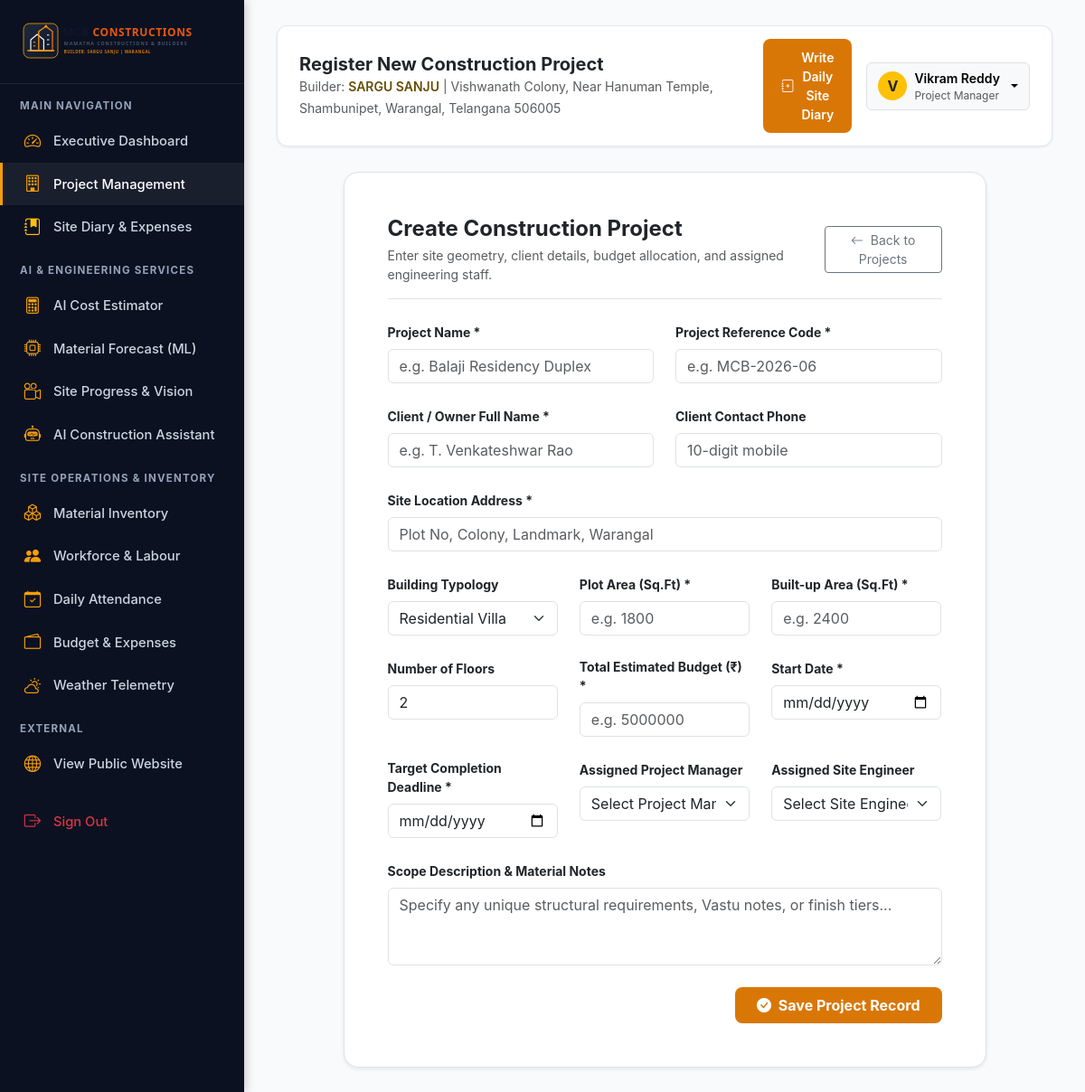
The page /projects/new (signed in) on the database its author committed.
### tables this page shows
CREATE TABLE users (
        id INTEGER PRIMARY KEY AUTOINCREMENT,
        username TEXT UNIQUE NOT NULL,
        email TEXT UNIQUE NOT NULL,
        password_hash TEXT NOT NULL,
        full_name TEXT NOT NULL,
        role TEXT NOT NULL CHECK(role IN ('Administrator', 'Project Manager', 'Site Engineer', 'Inventory Manager')),
        phone TEXT,
        created_at TIMESTAMP DEFAULT CURRENT_TIMESTAMP
    );

### routes/projects.py (the view, shortened to what this page needs)
@projects_bp.route('/projects/new', methods=['GET', 'POST'])
@login_required
@role_required(['Administrator', 'Project Manager'])
def create_project():
    conn = get_db_connection()
    users = conn.execute("SELECT id, full_name, role FROM users").fetchall()
    conn.close()
    return render_template('project_form.html', project=None, users=users)

### app.py (called while the page is built)
@app.context_processor
def inject_global_data():
    return {
        "company_name": "MAMATHA CONSTRUCTIONS & BUILDERS",
        "company_short": "MCB CONSTRUCTIONS",
        "primary_builder": "SARGU SANJU",
        "office_address": "Vishwanath Colony, Near Hanuman Temple, Shambunipet, Warangal, Telangana 506005",
        "primary_phone": "7386181866",
        "current_user": session,
        "current_year": 2026,
        "current_lang": session.get('lang', 'en')
    }

### database/db.py (called while the page is built)
def get_db_connection():
    conn = sqlite3.connect(DB_PATH)
    conn.row_factory = sqlite3.Row
    conn.execute("PRAGMA foreign_keys = ON;")
    return conn

### routes/auth.py (called while the page is built)
def login_required(f):
    @wraps(f)
    def decorated_function(*args, **kwargs):
        if 'user_id' not in session:
            flash('Please log in to access this page.', 'warning')
            return redirect(url_for('auth.login', next=request.url))
        return f(*args, **kwargs)
    return decorated_function

def role_required(allowed_roles):
    def decorator(f):
        @wraps(f)
        def decorated_function(*args, **kwargs):
            if 'user_id' not in session:
                flash('Please log in to continue.', 'warning')
                return redirect(url_for('auth.login'))
            user_role = session.get('role')
            if user_role not in allowed_roles and user_role != 'Administrator':
                flash(f'Access denied. Role required: {", ".join(allowed_roles)}', 'danger')
                return redirect(url_for('dashboard.index'))
            return f(*args, **kwargs)
        return decorated_function
    return decorator

### templates/project_form.html (shortened to what this page needs)
{% extends "base.html" %}
{% block page_title %}Register New Construction Project{% endblock %}
{% block content %}
<div class="row justify-content-center">
  <div class="col-lg-10">
    <div class="card border rounded-4 shadow-sm bg-white p-4 p-md-5">
      <div class="d-flex justify-content-between align-items-center mb-4 pb-3 border-bottom">
        <div>
          <h4 class="fw-bold text-dark mb-1">Create Construction Project</h4>
          <p class="text-muted small mb-0">Enter site geometry, client details, budget allocation, and assigned engineering staff.</p>
        </div>
        <a href="{{ url_for('projects.list_projects') }}" class="btn btn-outline-secondary btn-sm">
          <i class="bi bi-arrow-left me-1"></i> Back to Projects
        </a>
      </div>
      <form method="POST" action="{{ url_for('projects.create_project') }}">
        <div class="row g-4">
          <div class="col-md-6">
            <label class="form-label small fw-bold">Project Name *</label>
            <input type="text" name="name" class="form-control" placeholder="e.g. Balaji Residency Duplex" required>
          </div>
          <div class="col-md-6">
            <label class="form-label small fw-bold">Project Reference Code *</label>
            <input type="text" name="code" class="form-control" placeholder="e.g. MCB-2026-06" required>
          </div>
          <div class="col-md-6">
            <label class="form-label small fw-bold">Client / Owner Full Name *</label>
            <input type="text" name="client_name" class="form-control" placeholder="e.g. T. Venkateshwar Rao" required>
          </div>
          <div class="col-md-6">
            <label class="form-label small fw-bold">Client Contact Phone</label>
            <input type="tel" name="client_phone" class="form-control" placeholder="10-digit mobile">
          </div>
          <div class="col-12">
            <label class="form-label small fw-bold">Site Location Address *</label>
            <input type="text" name="location" class="form-control" placeholder="Plot No, Colony, Landmark, Warangal" required>
          </div>
          <div class="col-md-4">
            <label class="form-label small fw-bold">Building Typology</label>
            <select name="building_type" class="form-select">
              <option value="Residential Villa" selected>Residential Villa</option>
            </select>
          </div>
          <div class="col-md-4">
            <label class="form-label small fw-bold">Plot Area (Sq.Ft) *</label>
            <input type="number" step="0.1" name="plot_area" class="form-control" placeholder="e.g. 1800" required>
          </div>
          <div class="col-md-4">
            <label class="form-label small fw-bold">Built-up Area (Sq.Ft) *</label>
            <input type="number" step="0.1" name="built_up_area" class="form-control" placeholder="e.g. 2400" required>
          </div>
          <div class="col-md-4">
            <label class="form-label small fw-bold">Number of Floors</label>
            <input type="number" name="floors" class="form-control" value="2" min="1" max="6" required>
          </div>
          <div class="col-md-4">
            <label class="form-label small fw-bold">Total Estimated Budget (₹) *</label>
            <input type="number" step="1000" name="budget" class="form-control" placeholder="e.g. 5000000" required>
          </div>
          <div class="col-md-4">
            <label class="form-label small fw-bold">Start Date *</label>
            <input type="date" name="start_date" class="form-control" required>
          </div>
          <div class="col-md-4">
            <label class="form-label small fw-bold">Target Completion Deadline *</label>
            <input type="date" name="deadline" class="form-control" required>
          </div>
          <div class="col-md-4">
            <label class="form-label small fw-bold">Assigned Project Manager</label>
            <select name="project_manager_id" class="form-select">
              <option value="">Select Project Manager</option>
            </select>
          </div>
          <div class="col-md-4">
            <label class="form-label small fw-bold">Assigned Site Engineer</label>
            <select name="site_engineer_id" class="form-select">
              <option value="">Select Site Engineer</option>
            </select>
          </div>
          <div class="col-12">
            <label class="form-label small fw-bold">Scope Description &amp; Material Notes</label>
            <textarea name="description" class="form-control" rows="3" placeholder="Specify any unique structural requirements, Vastu notes, or finish tiers..."></textarea>
          </div>
          <div class="col-12 text-end">
            <button type="submit" class="btn btn-mcb-primary px-4 py-2 fw-bold">
              <i class="bi bi-check-circle-fill me-1"></i> Save Project Record
            </button>
          </div>
        </div>
      </form>
    </div>
  </div>
</div>
{% endblock %}

### templates/base.html (shortened to what this page needs)
<!DOCTYPE html>
<html lang="en">
<head>
  <link href="https://cdn.jsdelivr.net/npm/bootstrap@5.3.3/dist/css/bootstrap.min.css" rel="stylesheet">
  <link rel="stylesheet" href="https://cdn.jsdelivr.net/npm/bootstrap-icons@1.11.3/font/bootstrap-icons.min.css">
  <link rel="stylesheet" href="{{ url_for('static', filename='css/style.css') }}">
</head>
<body>
  <aside class="mcb-sidebar">
    <div class="mcb-sidebar-brand">
      <img src="{{ url_for('static', filename='images/mcb_logo.svg') }}" alt="MCB Logo">
    </div>
    <div class="mcb-nav-heading">Main Navigation</div>
    <a href="{{ url_for('dashboard.index') }}" class="mcb-nav-link {% if request.endpoint == 'dashboard.index' %}active{% endif %}">
      <i class="bi bi-speedometer2"></i> Executive Dashboard
    </a>
    <a href="{{ url_for('projects.list_projects') }}" class="mcb-nav-link {% if 'projects' in request.endpoint %}active{% endif %}">
      <i class="bi bi-building"></i> Project Management
    </a>
    <a href="{{ url_for('site_diary.index') }}" class="mcb-nav-link {% if 'site_diary' in request.endpoint %}active{% endif %}">
      <i class="bi bi-journal-bookmark-fill text-warning"></i> Site Diary & Expenses
    </a>
    <div class="mcb-nav-heading">AI & Engineering Services</div>
    <a href="{{ url_for('estimation.index') }}" class="mcb-nav-link {% if 'estimation' in request.endpoint %}active{% endif %}">
      <i class="bi bi-calculator"></i> AI Cost Estimator
    </a>
    <a href="{{ url_for('materials.prediction') }}" class="mcb-nav-link {% if request.endpoint == 'materials.prediction' %}active{% endif %}">
      <i class="bi bi-cpu"></i> Material Forecast (ML)
    </a>
    <a href="{{ url_for('progress.index') }}" class="mcb-nav-link {% if 'progress' in request.endpoint %}active{% endif %}">
      <i class="bi bi-camera-reels"></i> Site Progress & Vision
    </a>
    <a href="{{ url_for('chatbot.index') }}" class="mcb-nav-link {% if 'chatbot' in request.endpoint %}active{% endif %}">
      <i class="bi bi-robot"></i> AI Construction Assistant
    </a>
    <div class="mcb-nav-heading">Site Operations & Inventory</div>
    <a href="{{ url_for('materials.inventory') }}" class="mcb-nav-link {% if request.endpoint == 'materials.inventory' %}active{% endif %}">
      <i class="bi bi-boxes"></i> Material Inventory
    </a>
    <a href="{{ url_for('workforce.index') }}" class="mcb-nav-link {% if request.endpoint == 'workforce.index' %}active{% endif %}">
      <i class="bi bi-people-fill"></i> Workforce & Labour
    </a>
    <a href="{{ url_for('workforce.attendance') }}" class="mcb-nav-link {% if request.endpoint == 'workforce.attendance' %}active{% endif %}">
      <i class="bi bi-calendar-check"></i> Daily Attendance
    </a>
    <a href="{{ url_for('expenses.index') }}" class="mcb-nav-link {% if 'expenses' in request.endpoint %}active{% endif %}">
      <i class="bi bi-wallet2"></i> Budget & Expenses
    </a>
    <a href="{{ url_for('weather.index') }}" class="mcb-nav-link {% if 'weather' in request.endpoint %}active{% endif %}">
      <i class="bi bi-cloud-sun"></i> Weather Telemetry
    </a>
    <div class="mcb-nav-heading">External</div>
    <a href="{{ url_for('public.index') }}" class="mcb-nav-link" target="_blank">
      <i class="bi bi-globe"></i> View Public Website
    </a>
    <a href="{{ url_for('auth.logout') }}" class="mcb-nav-link text-danger mt-3">
      <i class="bi bi-box-arrow-right text-danger"></i> Sign Out
    </a>
  </aside>
  <main class="mcb-main-content">
    <header class="mcb-topbar">
      <div class="d-flex align-items-center gap-3">
        <div>
          <h5 class="mb-0 fw-bold text-dark">{% block page_title %}Dashboard{% endblock %}</h5>
          <small class="text-muted">Builder: <span class="fw-semibold text-warning-emphasis">{{ primary_builder }}</span> | {{ office_address }}</small>
        </div>
      </div>
      <div class="d-flex align-items-center gap-3">
        <a href="{{ url_for('site_diary.create_entry') }}" class="btn btn-mcb-primary btn-sm d-flex align-items-center gap-2">
          <i class="bi bi-journal-plus"></i> Write Daily Site Diary
        </a>
        <div class="dropdown">
          <button class="btn btn-light dropdown-toggle d-flex align-items-center gap-2 border" type="button" data-bs-toggle="dropdown">
            <div class="rounded-circle bg-warning text-dark fw-bold d-flex align-items-center justify-content-center" style="width:32px; height:32px;">
              {{ current_user.full_name[0] if current_user.full_name else 'U' }}
            </div>
            <div class="text-start d-none d-sm-block">
              <span class="d-block fw-semibold small">{{ current_user.full_name }}</span>
              <span class="d-block text-muted" style="font-size:0.75rem;">{{ current_user.role }}</span>
            </div>
          </button>
        </div>
      </div>
    </header>
    {% block content %}{% endblock %}
  </main>
</body>
</html>

### static/css/style.css (style rules this page uses)
:root { --mcb-navy-900: #0b1120; --mcb-navy-800: #0f172a; --mcb-navy-700: #1e293b; --mcb-navy-600: #334155; --mcb-orange-500: #f59e0b; --mcb-orange-600: #d97706; --mcb-orange-700: #b45309; --mcb-amber-light: #fef3c7; --mcb-surface: #ffffff; --mcb-bg: #f8fafc; --mcb-border: #e2e8f0; --mcb-text-dark: #0f172a; --mcb-text-muted: #64748b; --mcb-success: #10b981; --mcb-danger: #ef4444; --mcb-info: #0284c7; --mcb-radius: 12px; --mcb-shadow-sm: 0 1px 3px rgba(0,0,0,0.08); --mcb-shadow-md: 0 4px 12px rgba(15,23,42,0.08); --mcb-shadow-lg: 0 10px 25px rgba(15,23,42,0.12); --mcb-font-sans: 'Inter', -apple-system, BlinkMacSystemFont, 'Segoe UI', Roboto, sans-serif; --mcb-font-serif: 'Cambria Math', 'Georgia', serif; }
body { font-family: var(--mcb-font-sans); background-color: var(--mcb-bg); color: var(--mcb-text-dark); margin: 0; padding: 0; min-height: 100vh; }
.mcb-sidebar { width: 270px; background-color: var(--mcb-navy-900); color: #f8fafc; min-height: 100vh; position: fixed; left: 0; top: 0; bottom: 0; z-index: 1000; overflow-y: auto; box-shadow: 2px 0 10px rgba(0,0,0,0.2); transition: all 0.3s ease; }
.mcb-sidebar-brand { padding: 22px 20px; border-bottom: 1px solid rgba(255,255,255,0.08); display: flex; align-items: center; gap: 12px; }
.mcb-sidebar-brand img { height: 48px; width: auto; }
.mcb-nav-heading { font-size: 0.72rem; font-weight: 700; text-transform: uppercase; letter-spacing: 1.2px; color: #94a3b8; padding: 16px 22px 6px; }
.mcb-nav-link { display: flex; align-items: center; gap: 12px; padding: 10px 22px; color: #cbd5e1; text-decoration: none; font-size: 0.92rem; font-weight: 500; border-left: 3px solid transparent; transition: all 0.2s; }
.mcb-nav-link:hover, .mcb-nav-link.active { color: #ffffff; background-color: rgba(255,255,255,0.06); border-left-color: var(--mcb-orange-500); }
.mcb-nav-link i { font-size: 1.15rem; width: 22px; text-align: center; color: var(--mcb-orange-500); }
.mcb-main-content { margin-left: 270px; padding: 28px 36px; min-height: 100vh; }
.mcb-topbar { background: #ffffff; border-radius: var(--mcb-radius); padding: 14px 24px; display: flex; align-items: center; justify-content: space-between; margin-bottom: 28px; box-shadow: var(--mcb-shadow-sm); border: 1px solid var(--mcb-border); }
.btn-mcb-primary { background-color: var(--mcb-orange-600); color: #ffffff; font-weight: 600; border: none; border-radius: 8px; padding: 10px 20px; transition: all 0.2s; }

### rows shown on the page
users: full_name "SARGU SANJU"
users: full_name "Vikram Reddy", role "Project Manager"

### other values the page prints
{{ office_address }} "Vishwanath Colony, Near Hanuman Temple, Shambunipet, Warangal, Telangana 506005"
{{ current_user.full_name[0] if current_user.full_name else 'U' }} "V"
